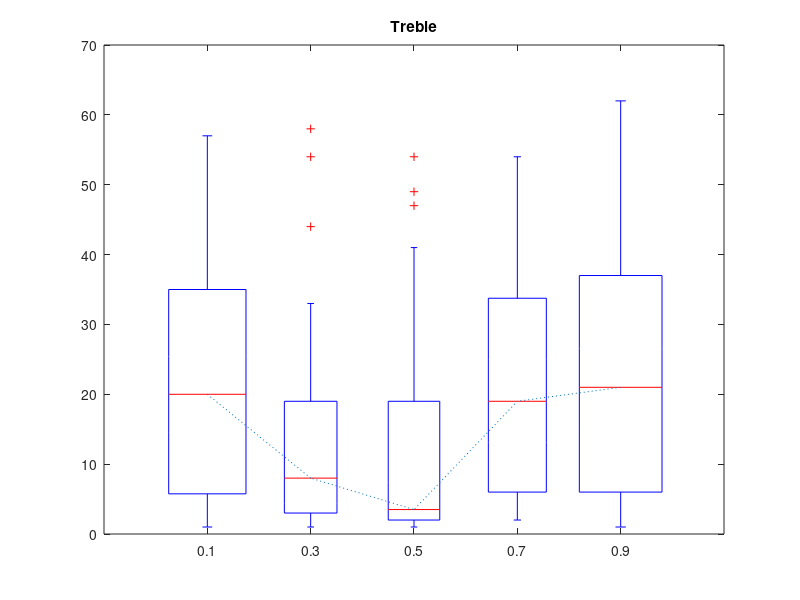

Write the MATLAB code that produced this figure.
function analyze_treble()

%treble
treble1=[57	57	54	53	52	50	48	47	47	47	44	44	44	43	42	41	38	35	35	35	34	34	34	33	32	31	29	26	26	25	24	24	22	21	21	20	20	20	20	13	13	13	13	10	9	8	8	8	8	7	6	6	6	6	5	5	4	4	4	4	3	3	3	3	3	3	2	2	1	1	1	1	0	0	0	0	0	0	0	0	0	0	0	0	0	0	0	0	0	0	0	0	0	0	0	0	0	0	0	0
];
treble3=[58	54	44	33	33	26	26	26	25	25	24	24	19	19	17	17	14	13	13	13	12	11	8	8	8	6	6	5	5	4	4	4	4	4	3	3	3	3	3	2	2	2	2	2	2	2	1	1	1	0	0	0	0	0	0	0	0	0	0	0	0	0	0	0	0	0	0	0	0	0	0	0	0	0	0	0	0	0	0	0	0	0	0	0	0	0	0	0	0	0	0	0	0	0	0	0	0	0	0	0
];
treble5=[54	49	47	41	33	33	28	21	20	20	19	19	19	14	14	13	12	10	8	8	6	6	5	4	3	3	3	3	3	3	3	3	3	3	2	2	2	2	2	2	2	2	1	1	1	1	1	1	0	0	0	0	0	0	0	0	0	0	0	0	0	0	0	0	0	0	0	0	0	0	0	0	0	0	0	0	0	0	0	0	0	0	0	0	0	0	0	0	0	0	0	0	0	0	0	0	0	0	0	0
];
treble7=[54	54	54	46	41	40	39	38	37	35	35	35	34	34	33	32	30	27	24	23	21	20	20	20	20	20	19	19	18	17	17	17	17	15	15	12	8	8	6	6	6	6	6	5	5	4	4	4	3	3	3	2	2	2	0	0	0	0	0	0	0	0	0	0	0	0	0	0	0	0	0	0	0	0	0	0	0	0	0	0	0	0	0	0	0	0	0	0	0	0	0	0	0	0	0	0	0	0	0	0
];
treble9=[62	61	60	59	57	56	55	54	54	52	51	47	46	45	41	40	40	40	38	37	37	36	36	35	35	34	32	32	31	29	26	26	25	25	24	22	21	21	21	21	21	20	19	17	17	17	17	16	15	10	9	8	8	8	6	6	6	6	6	6	6	5	5	5	3	3	2	2	2	1	1	1	1	1	1	1	1	0	0	0	0	0	0	0	0	0	0	0	0	0	0	0	0	0	0	0	0	0	0	0
];
treblebox1=treble1;
treblebox3=treble3;
treblebox5=treble5;
treblebox7=treble7;
treblebox9=treble9;
weight0=find(treblebox1==0);
treblebox1(weight0)=[NaN]; 
weight0=find(treblebox3==0);
treblebox3(weight0)=[NaN]; 
weight0=find(treblebox5==0);
treblebox5(weight0)=[NaN]; 
weight0=find(treblebox7==0);
treblebox7(weight0)=[NaN]; 
weight0=find(treblebox9==0);
treblebox9(weight0)=[NaN]; 
boxplot([treblebox1' treblebox3' treblebox5' treblebox7' treblebox9'],'plotstyle','compact')
hold on;
weight0=find(treble1==0);
treble1(weight0)=[]; 
weight0=find(treble3==0);
treble3(weight0)=[]; 
weight0=find(treble5==0);
treble5(weight0)=[]; 
weight0=find(treble7==0);
treble7(weight0)=[]; 
weight0=find(treble9==0);
treble9(weight0)=[]; 
medianx=[1:5];
mediany=[median(treble1),median(treble3),median(treble5),median(treble7),median(treble9)];
plot(medianx,mediany,':');
set(gca,'XTick',1:5);
set(gca,'XTickLabel',{'0.1','0.3','0.5','0.7','0.9'});
title('Treble');


end

